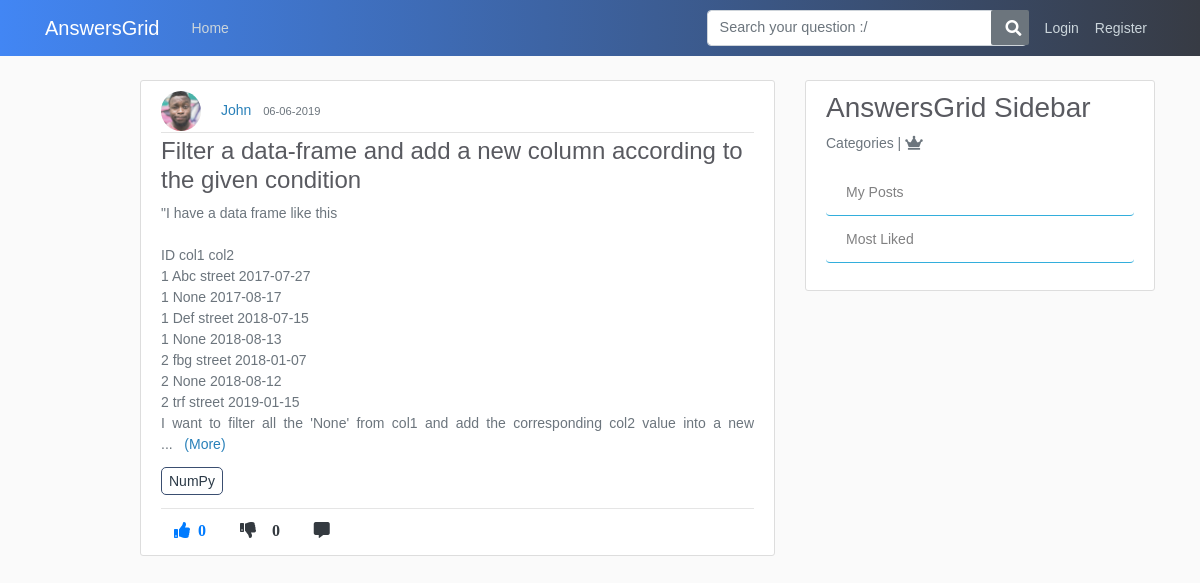
Page /tags/NumPy on the earlier database version.
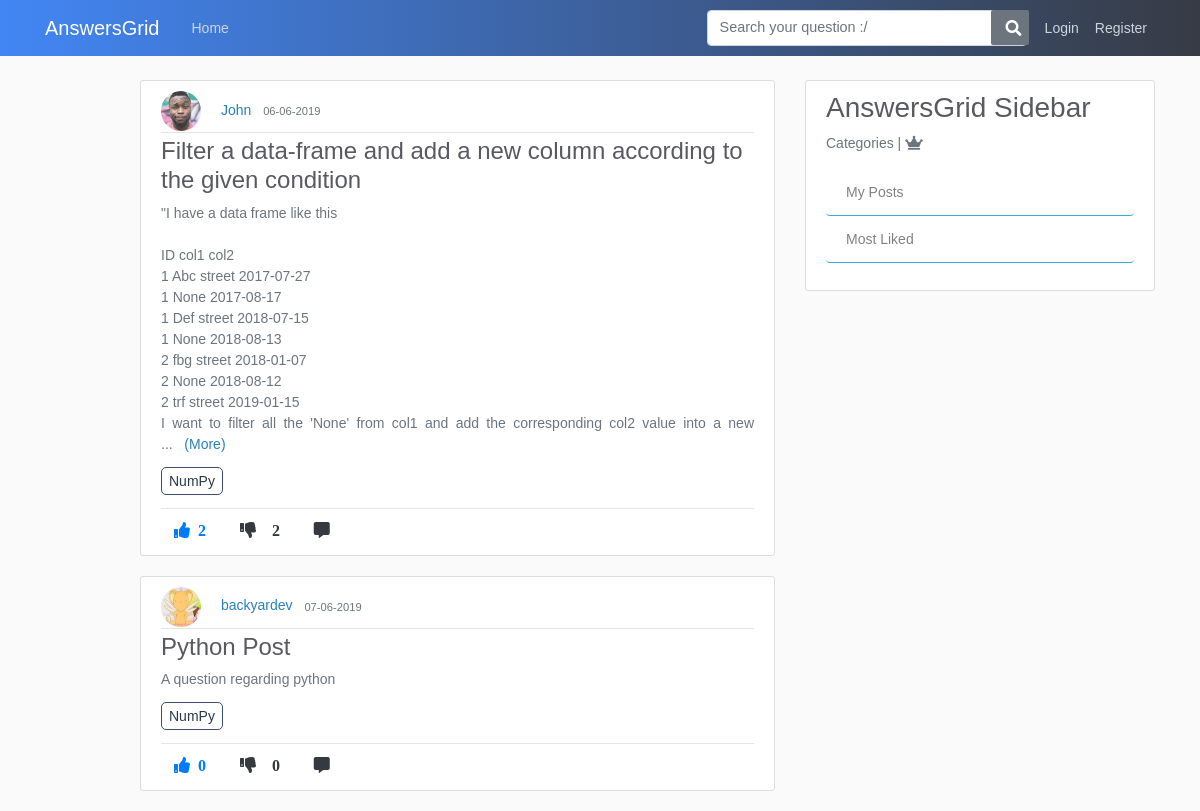
Same page on the later database version.
### application/models.py (models this page shows, shortened)
class tagposts(db.Model):
    id = db.Column(db.Integer, primary_key=True, nullable=False)
    post_id = db.Column(db.Integer, db.ForeignKey('post.id'), nullable=False)
    tag_id = db.Column(db.Integer, db.ForeignKey('tags.tag_id'), nullable=False)

class User(db.Model, UserMixin):
    id = db.Column(db.Integer, primary_key=True)
    username = db.Column(db.String(20), unique=True, nullable=False)
    email = db.Column(db.String(120), unique=True, nullable=False)
    image_file = db.Column(db.String(20), nullable=False, default='default.jpg')
    password = db.Column(db.String(60), nullable=False)
    posts = db.relationship('Post', backref='author', lazy=True)
    answers = db.relationship('Answer', backref="author", lazy=True)
    comments = db.relationship('Comment', backref='author', lazy=True)
    answercomments = db.relationship('AnswerComment', backref='author', lazy=True)
    favourites = db.relationship('Favourite', backref='author', lazy=True)

class Post(db.Model):
    id = db.Column(db.Integer, primary_key=True)
    title = db.Column(db.String(100), nullable=False)
    content = db.Column(db.Text, nullable=False)
    date_posted = db.Column(db.DateTime, nullable=False, default=datetime.utcnow)
    like_count = db.Column(db.Integer, nullable=False, default=0)
    dislike_count = db.Column(db.Integer, nullable=False, default=0)
    user_id = db.Column(db.Integer, db.ForeignKey('user.id'), nullable=False)
    comments = db.relationship('Comment', backref='commentOnPost', lazy=True)
    answers = db.relationship('Answer', backref='answerOnPost', lazy=True)
    favourites = db.relationship('Favourite', backref='favour_post', lazy=True)

class Tags(db.Model):
    tag_id = db.Column(db.Integer, primary_key=True, nullable=False)
    tag_title = db.Column(db.String,nullable=False)

### application/routes.py (the view)
@app.route('/tags/<tag_title>')
def tags(tag_title):
    page = request.args.get('page',1,type=int)
    posts = Post.query.order_by(Post.date_posted.desc()).paginate(page=page, per_page=5)
    tag_title = tag_title
    joinedTables = db.session.query(tagposts.post_id,tagposts.tag_id,Tags.tag_title,Post.title,Post.user_id,Post.like_count,Post.content,Post.id,Post.author,Post.date_posted,User.username,User.image_file).join(Tags).join(Post).join(User).all()
    for item in joinedTables:
        if tag_title in item.tag_title:
            print(tag_title, item.post_id, item.title, item.user_id,  item.username, item.image_file)
            return render_template("tags.html", posts=posts, joinedTables=joinedTables, tag_title=tag_title)

### application/templates/tags.html (shortened to what this page needs)
{% extends "layout.html" %}
{% block content %}
      {% for item in joinedTables %}
      {% if tag_title == item.tag_title %}
        <article class="media content-section">
          <div class="media-body">
            <img class="rounded-circle article-img" src="{{ url_for('static', filename='profile_pics/' + item.image_file) }}">
            <a class="mr-2" href="{{ url_for('user_posts', username=item.username) }}">{{ item.username }}</a>
            <small class="text-muted">{{ item.date_posted.strftime('%d-%m-%Y') }}</small>
            <div class="article-metadata">
            </div>
            <h4><a class="article-title" href="{{ url_for('comment_post', post_id=item.id) }}">{{ item.title }}</a></h4>
            <p class="article-content more text-justify text-muted">{{ item.content }}</p>
            <p><a class="article-content tag-style" href="#">{{ item.tag_title }}</a></p><hr>
            <div class="footRow">
                {%  if current_user.is_authenticated %}
                  <a><i class="fas fa-thumbs-up mr-1 btn upvote" id="/vote/{{item.id}}/{{current_user.id}}" onclick="contentDisp(this);">  {{ item.like_count }} </i></a>
                  <a><i class="fas fa-thumbs-down mr-1 btn upvote" id="/downvote/{{item.id}}/{{current_user.id}}" onclick="contentDisp(this);" >  {{ item.dislike_count }} </i></a>
                  <a href="{{url_for('comment_post', post_id=item.id)}}"><i class="fas fa-comment-alt mr-1 btn text-dark"></i></a>
                  <a href="{{url_for('favourite_post', post_id=item.id)}}"><i class="fas fa-heart mr-1 btn"></i></a>
                  <a href="https://twitter.com/share?ref_src=twsrc%5Etfw" class="twitter-share-button" data-show-count="false"></a>
                  {% else %}
                  <a href="{{url_for('login')}}"><i class="fas fa-thumbs-up mr-1 btn text-primary upvote"><span class="ml-2 likes-count">{{ item.like_count }}</span></i></a>
                  <a href="{{url_for('login')}}"><i class="fas fa-thumbs-down mr-1 btn text-dark"><span id="demo" class="ml-3">{{ item.like_count }}</i></a>
                  <a href="{{url_for('comment_post', post_id=item.id)}}"><i class="fas fa-comment-alt mr-1 btn text-dark"></i></a>
                {% endif %}
            </div>
          </div>
        </article>
      {% endif %}
      {% endfor %}
{% endblock content %}

### application/templates/layout.html (shortened to what this page needs)
<!DOCTYPE html>
<html>
<head>
    <link rel="stylesheet" href="https://maxcdn.bootstrapcdn.com/bootstrap/4.0.0/css/bootstrap.min.css">
    <link rel="stylesheet" type="text/css" href="{{ url_for('static', filename='main.css') }}">
    <link rel="stylesheet" href="https://use.fontawesome.com/releases/v5.8.1/css/all.css">
    <link href="http://cdnjs.cloudflare.com/ajax/libs/summernote/0.8.11/summernote.css" rel="stylesheet">
    <link href="https://cdnjs.cloudflare.com/ajax/libs/select2/4.0.6-rc.0/css/select2.min.css" rel="stylesheet" />
    <link href="//cdnjs.cloudflare.com/ajax/libs/jquery-form-validator/2.3.26/theme-default.min.css"
    rel="stylesheet" type="text/css" />
</head>
<body>
    <header class="site-header">
      <nav class="navbar navbar-expand-md navbar-dark fixed-top">
        <div class="container">
          <a class="navbar-brand mr-4" href="/">AnswersGrid</a>
          <div class="collapse navbar-collapse" id="navbarToggle">
            <div class="navbar-nav mr-auto">
              <a class="nav-item nav-link" href="{{ url_for('home') }}">Home</a>
            </div>
            <form method="POST" action="/search" class="form-inline my-2 my-lg-0 form-group">
              <input class="form-control mr-sm-2 search-box" type="search" placeholder="Search your question :/" name="search" aria-label="Search">
              <button class="btn bg-secondary text-white mr-2 fa-searchBtn" type="submit"><i class="fas fa-search"></i></button>
             </form>
            <div class="navbar-nav">
              {%  if current_user.is_authenticated %}
              <a class="nav-item nav-link" href="{{ url_for('new_post') }}">Add Question</a>
              <a class="nav-item nav-link" href="{{ url_for('account') }}">Account</a>
              <a class="nav-item nav-link" href="{{ url_for('logout') }}">Logout</a>
              {% else  %}
              <a class="nav-item nav-link" href="{{ url_for('login') }}">Login</a>
              <a class="nav-item nav-link" href="{{ url_for('register') }}">Register</a>
            {% endif %}
            </div>
          </div>
        </div>
      </nav>
    </header>
    <main role="main" class="container">
      <div class="row">
        <div class="col-md-1"></div>
        <div class="col-md-7">
          {% block content %}{% endblock %}
        </div>
        <div class="col-md-4">
            <div class="content-section">
              <h3>AnswersGrid Sidebar </h3>
              <p class='text-muted'>Categories | <i class="fas fa-crown"></i>
                <ul class="list-group">
                  {%  if current_user.is_authenticated %}
                  <a href="{{ url_for('user_posts', username=current_user.username) }}"><li class="list-group-item list-group-item-light sidebar">My Posts</li></a>
                  <a href="{{url_for('most_liked')}}"><li class="list-group-item list-group-item-light sidebar">Most Liked</li></a>
                  {% else %}
                  <a href="{{ url_for('login') }}"><li class="list-group-item list-group-item-light sidebar">My Posts</li></a>
                  <a href="{{url_for('most_liked')}}"><li class="list-group-item list-group-item-light sidebar">Most Liked</li></a>
                  {% endif %}
                </ul>
              </p>
            </div>
          </div>
        </div>
    </main>
</body>
</html>

### application/static/main.css (style rules this page uses)
body { background: #fafafa; color: #333333; margin-top: 5rem; }
h1, h2, h3, h4, h5, h6 { color: #444444; }
.site-header .navbar-nav .nav-link { color: #cbd5db; }
.content-section { background: #ffffff; padding: 10px 20px; border: 1px solid #dddddd; border-radius: 3px; margin-bottom: 20px; }
.article-title { color: #444444; }
.article-content { white-space: pre-line; }
.article-img { height: 40px; width: 40px; margin-right: 16px; }
.article-metadata { padding-bottom: 1px; margin-bottom: 4px; border-bottom: 1px solid #e3e3e3 }
form .search-box { width:300px; }

### application/templates/layout.html (style rules this page uses)
body { color: #2e2626; margin-top: 5rem; font-size: 14px; font-weight: unset; line-height: 1.5; font-family: Arial; }
.fa-searchBtn { margin-left: -44px; background: #6d747c; padding: 7px; height:35px; padding-left: 15px; padding-right: -25px; border-radius: 2px; border: none; }
.form-control { display: block; width: 100%; padding: .375rem .75rem; font-size: .9rem; line-height: 1.5; color: #495057; background-color: #fff; background-clip: padding-box; border: 1px solid #ced4da; border-radius: .25rem; transition: border-color .15s ease-in-out,box-shadow .15s ease-in-out; }
.navbar { background: linear-gradient(to right, #4286f4, #373B44); }
form .search-box { width: 20rem!important; }
img { display: inline; }
.footRow { margin-top: -10px; }
.tag-style { margin-right: 3px; border: 1px solid #3a4e70; padding: 5px 7px; border-radius: 5px; color: #2C3A47 }
a { color: #2980b9; }
.fa-thumbs-up { color: #4286f4; }
.fa-thumbs-down { color: #f1545b }
.list-group-item:last-child { margin-bottom: 1px; background: #fff; border-left: none; border-right: none; border-top: none; border-bottom: 1px solid#33aedc; }
h4,h3 { color: #595a60; }
.article-title { color: #595a60; }

Differences in the rows shown:
changed through a linked row, tagposts "Filter a data-frame and add a new column according to the given condition": image_file: picture added in place of a placeholder; like_count "0" → "2"
now on this page (row edited): tagposts: image_file (picture), username "backyardev", date_posted "07-06-2019", title "Python Post", content "A question regarding python", tag_title "NumPy", like_count "0"
